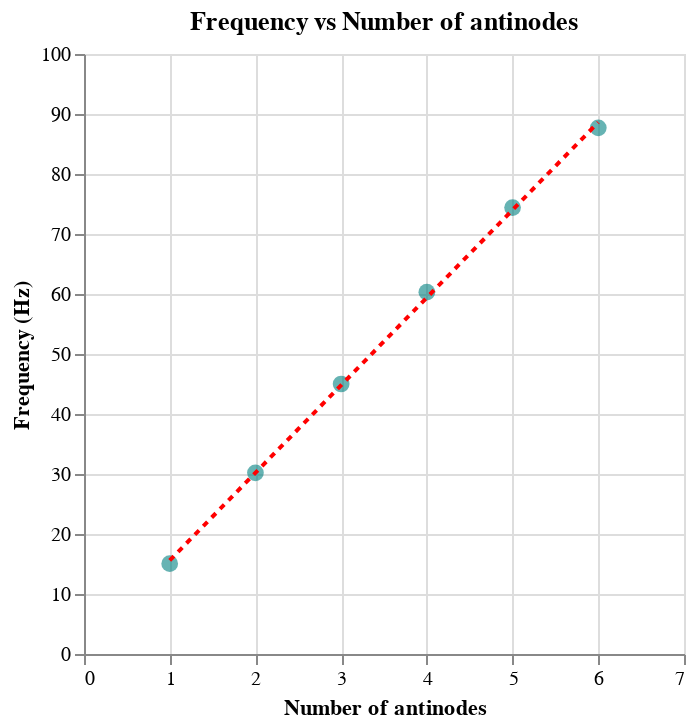

Write notebook code for a chart like this one.
### Markdown cell above
## Part 5: Plot and linear Fit

- In this part, you will have to plot your data in Logger Pro.
- <mark>Steps to plot your data</mark>:
    - Enter values of "n" to X column. Enter the values of frequency to Y column. (go back to Pre lab 1)
    - Create a new column: 
        - **Select Data > New Manual Column > Options header**
        - **Check Error bar calculations**
        - **Select Fixed value**

![](../../images/lab2/add_column.png)


- Here is an demonstration of what your graph might look like:

### Code cell
import altair as alt
import pandas as pd
import numpy as np

data = pd.read_csv('./lab2.csv', delimiter=',').rename(columns={'Number of Anti_nodes': 'n', 'f (Hz)': 'f','f error (Hz)': 'f_error'})

chart = alt.Chart(data, height=300, width=300).mark_circle(
    color='teal', 
    size = 70, 
    opacity=0.6,
).encode(
    x=alt.X('n:Q', title='Number of antinodes',scale=alt.Scale(domain=(0, 7))),
    y=alt.Y('f:Q', title='Frequency (Hz)',scale=alt.Scale(domain=(0, 100)))
).properties(
    title='Frequency vs Number of antinodes'
)

# Generate regression line
linear_fit=chart.transform_regression('n', 'f', method='linear').mark_line(color="red",strokeDash=np.array([3,3]))

# # generate the error bars
errorbars = chart.mark_errorbar(extent='stderr').encode(
    x=alt.X('x:Q'),
    yError=alt.YError(field='f_error:Q')
)

# Display the chart
alt.layer(chart,linear_fit, errorbars)

### Figure 1 — Vega-Lite specification as saved in the notebook (floating-point values rounded to 4 significant figures)
{"config": {"view": {"continuousWidth": 400, "continuousHeight": 300}}, "layer": [{"mark": {"type": "circle", "color": "teal", "opacity": 0.6, "size": 70}, "encoding": {"x": {"type": "quantitative", "field": "n", "scale": {"domain": [0, 7]}, "title": "Number of antinodes"}, "y": {"type": "quantitative", "field": "f", "scale": {"domain": [0, 100]}, "title": "Frequency (Hz)"}}, "height": 300, "title": "Frequency vs Number of antinodes", "width": 300}, {"mark": {"type": "line", "color": "red", "strokeDash": [3.0, 3.0]}, "encoding": {"x": {"type": "quantitative", "field": "n", "scale": {"domain": [0, 7]}, "title": "Number of antinodes"}, "y": {"type": "quantitative", "field": "f", "scale": {"domain": [0, 100]}, "title": "Frequency (Hz)"}}, "height": 300, "title": "Frequency vs Number of antinodes", "transform": [{"on": "n", "regression": "f", "method": "linear"}], "width": 300}, {"mark": {"type": "errorbar", "extent": "stderr"}, "encoding": {"x": {"type": "quantitative", "field": "x"}, "y": {"type": "quantitative", "field": "f", "scale": {"domain": [0, 100]}, "title": "Frequency (Hz)"}, "yError": {"field": "f_error:Q"}}, "height": 300, "title": "Frequency vs Number of antinodes", "width": 300}], "data": {"name": "data-fd53f1295d8c6ea9afcf185e30463b96"}, "$schema": "https://vega.github.io/schema/vega-lite/v4.8.1.json", "datasets": {"data-fd53f1295d8c6ea9afcf185e30463b96": [{"n": 1, "f": 15.05, "f_error": 0.1}, {"n": 2, "f": 30.2, "f_error": 0.3}, {"n": 3, "f": 45.0, "f_error": 0.3}, {"n": 4, "f": 60.3, "f_error": 0.3}, {"n": 5, "f": 74.4, "f_error": 0.3}, {"n": 6, "f": 87.7, "f_error": 0.3}]}}
